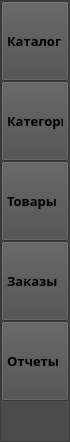
        <widget class="QFrame" name="frameLeftMenu">
         <property name="minimumSize">
          <size>
           <width>70</width>
           <height>0</height>
          </size>
         </property>
         <property name="maximumSize">
          <size>
           <width>70</width>
           <height>16777215</height>
          </size>
         </property>
         <property name="styleSheet">
          <string notr="true">background-color: rgb(75, 75, 75);</string>
         </property>
         <property name="frameShape">
          <enum>QFrame::StyledPanel</enum>
         </property>
         <property name="frameShadow">
          <enum>QFrame::Raised</enum>
         </property>
         <layout class="QVBoxLayout" name="verticalLayout_3">
          <property name="spacing">
           <number>0</number>
          </property>
          <property name="leftMargin">
           <number>0</number>
          </property>
          <property name="topMargin">
           <number>0</number>
          </property>
          <property name="rightMargin">
           <number>0</number>
          </property>
          <property name="bottomMargin">
           <number>0</number>
          </property>
          <item>
           <widget class="QFrame" name="frameForBtn">
            <property name="frameShape">
             <enum>QFrame::NoFrame</enum>
            </property>
            <property name="frameShadow">
             <enum>QFrame::Raised</enum>
            </property>
            <layout class="QVBoxLayout" name="verticalLayout_4">
             <property name="spacing">
              <number>0</number>
             </property>
             <property name="leftMargin">
              <number>0</number>
             </property>
             <property name="topMargin">
              <number>0</number>
             </property>
             <property name="rightMargin">
              <number>0</number>
             </property>
             <property name="bottomMargin">
              <number>0</number>
             </property>
             <item>
              <widget class="QPushButton" name="catalog">
               <property name="sizePolicy">
                <sizepolicy hsizetype="Expanding" vsizetype="Fixed">
                 <horstretch>0</horstretch>
                 <verstretch>0</verstretch>
                </sizepolicy>
               </property>
               <property name="minimumSize">
                <size>
                 <width>0</width>
                 <height>80</height>
                </size>
               </property>
               <property name="font">
                <font>
                 <family>Montserrat</family>
                 <pointsize>10</pointsize>
                 <weight>75</weight>
                 <italic>false</italic>
                 <bold>true</bold>
                </font>
               </property>
               <property name="layoutDirection">
                <enum>Qt::RightToLeft</enum>
               </property>
               <property name="autoFillBackground">
                <bool>false</bool>
               </property>
               <property name="styleSheet">
                <string notr="true">QPushButton {
    text-align: left;
	padding: 5;
    margin: 0;
}
</string>
               </property>
               <property name="text">
                <string>Каталог</string>
               </property>
               <property name="icon">
                <iconset>
                 <normaloff>icon/catalog.png</normaloff>icon/catalog.png</iconset>
               </property>
               <property name="iconSize">
                <size>
                 <width>49</width>
                 <height>49</height>
                </size>
               </property>
               <property name="shortcut">
                <string notr="true"/>
               </property>
               <property name="checkable">
                <bool>false</bool>
               </property>
               <property name="autoRepeat">
                <bool>false</bool>
               </property>
              </widget>
             </item>
             <item>
              <widget class="QPushButton" name="categories">
               <property name="sizePolicy">
                <sizepolicy hsizetype="Expanding" vsizetype="Fixed">
                 <horstretch>0</horstretch>
                 <verstretch>0</verstretch>
                </sizepolicy>
               </property>
               <property name="minimumSize">
                <size>
                 <width>0</width>
                 <height>80</height>
                </size>
               </property>
               <property name="maximumSize">
                <size>
                 <width>16777215</width>
                 <height>16777215</height>
                </size>
               </property>
               <property name="font">
                <font>
                 <family>Montserrat</family>
                 <pointsize>10</pointsize>
                 <weight>75</weight>
                 <bold>true</bold>
                </font>
               </property>
               <property name="layoutDirection">
                <enum>Qt::RightToLeft</enum>
               </property>
               <property name="styleSheet">
                <string notr="true">QPushButton {
    text-align: left;
	padding: 5;
    margin: 0;
}</string>
               </property>
               <property name="text">
                <string>Категории</string>
               </property>
               <property name="icon">
                <iconset>
                 <normaloff>icon/categories.png</normaloff>icon/categories.png</iconset>
               </property>
               <property name="iconSize">
                <size>
                 <width>49</width>
                 <height>49</height>
                </size>
               </property>
              </widget>
             </item>
             <item>
              <widget class="QPushButton" name="products">
               <property name="sizePolicy">
                <sizepolicy hsizetype="Expanding" vsizetype="Fixed">
                 <horstretch>0</horstretch>
                 <verstretch>0</verstretch>
                </sizepolicy>
               </property>
               <property name="minimumSize">
                <size>
                 <width>0</width>
                 <height>80</height>
                </size>
               </property>
               <property name="font">
                <font>
                 <family>Montserrat</family>
                 <pointsize>10</pointsize>
                 <weight>75</weight>
                 <bold>true</bold>
                </font>
               </property>
               <property name="layoutDirection">
                <enum>Qt::RightToLeft</enum>
               </property>
               <property name="styleSheet">
                <string notr="true">QPushButton {
    text-align: left;
	padding: 5;
    margin: 0;
}</string>
               </property>
               <property name="text">
                <string>Товары</string>
               </property>
               <property name="icon">
                <iconset>
                 <normaloff>icon/product.png</normaloff>icon/product.png</iconset>
               </property>
               <property name="iconSize">
                <size>
                 <width>49</width>
                 <height>49</height>
                </size>
               </property>
              </widget>
             </item>
             <item>
              <widget class="QPushButton" name="orders">
               <property name="sizePolicy">
                <sizepolicy hsizetype="Expanding" vsizetype="Fixed">
                 <horstretch>0</horstretch>
                 <verstretch>0</verstretch>
                </sizepolicy>
               </property>
               <property name="minimumSize">
                <size>
                 <width>0</width>
                 <height>80</height>
                </size>
               </property>
               <property name="font">
                <font>
                 <family>Montserrat</family>
                 <pointsize>10</pointsize>
                 <weight>75</weight>
                 <bold>true</bold>
                </font>
               </property>
               <property name="layoutDirection">
                <enum>Qt::RightToLeft</enum>
               </property>
               <property name="styleSheet">
                <string notr="true">QPushButton {
    text-align: left;
	padding: 5;
    margin: 0;
}</string>
               </property>
               <property name="text">
                <string>Заказы</string>
               </property>
               <property name="icon">
                <iconset>
                 <normaloff>icon/orders.png</normaloff>icon/orders.png</iconset>
               </property>
               <property name="iconSize">
                <size>
                 <width>49</width>
                 <height>49</height>
                </size>
               </property>
              </widget>
             </item>
             <item>
              <widget class="QPushButton" name="reports">
               <property name="sizePolicy">
                <sizepolicy hsizetype="Expanding" vsizetype="Fixed">
                 <horstretch>0</horstretch>
                 <verstretch>0</verstretch>
                </sizepolicy>
               </property>
               <property name="minimumSize">
                <size>
                 <width>0</width>
                 <height>80</height>
                </size>
               </property>
               <property name="font">
                <font>
                 <family>Montserrat</family>
                 <pointsize>10</pointsize>
                 <weight>75</weight>
                 <bold>true</bold>
                </font>
               </property>
               <property name="layoutDirection">
                <enum>Qt::RightToLeft</enum>
               </property>
               <property name="styleSheet">
                <string notr="true">QPushButton {
    text-align: left;
	padding: 5;
    margin: 0;
}</string>
               </property>
               <property name="text">
                <string>Отчеты</string>
               </property>
               <property name="icon">
                <iconset>
                 <normaloff>icon/reports.png</normaloff>icon/reports.png</iconset>
               </property>
               <property name="iconSize">
                <size>
                 <width>49</width>
                 <height>49</height>
                </size>
               </property>
              </widget>
             </item>
             <item>
              <spacer name="verticalSpacer">
               <property name="orientation">
                <enum>Qt::Vertical</enum>
               </property>
               <property name="sizeHint" stdset="0">
                <size>
                 <width>20</width>
                 <height>40</height>
                </size>
               </property>
              </spacer>
             </item>
            </layout>
           </widget>
          </item>
         </layout>
        </widget>
